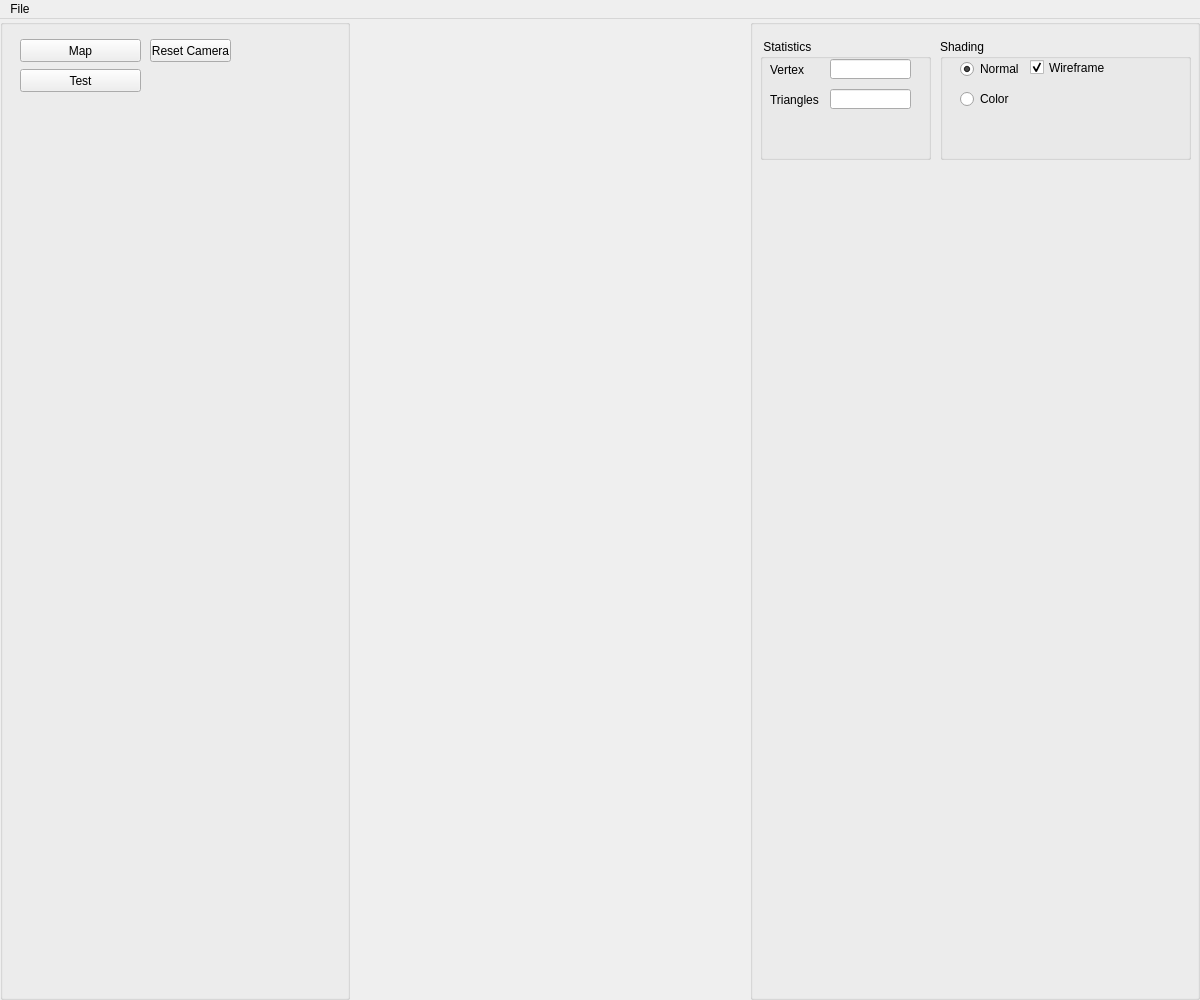
<?xml version="1.0" encoding="UTF-8"?>
<ui version="4.0">
 <class>Assets</class>
 <widget class="QMainWindow" name="Assets">
  <property name="geometry">
   <rect>
    <x>0</x>
    <y>0</y>
    <width>1200</width>
    <height>1000</height>
   </rect>
  </property>
  <property name="minimumSize">
   <size>
    <width>420</width>
    <height>300</height>
   </size>
  </property>
  <property name="windowTitle">
   <string>Implicit Terrain</string>
  </property>
  <widget class="QWidget" name="centralwidget">
   <layout class="QHBoxLayout">
    <property name="spacing">
     <number>0</number>
    </property>
    <property name="leftMargin">
     <number>0</number>
    </property>
    <property name="topMargin">
     <number>0</number>
    </property>
    <property name="rightMargin">
     <number>0</number>
    </property>
    <property name="bottomMargin">
     <number>0</number>
    </property>
    <item>
     <widget class="QGroupBox" name="Objects_groupBox">
      <property name="enabled">
       <bool>true</bool>
      </property>
      <property name="sizePolicy">
       <sizepolicy hsizetype="Fixed" vsizetype="Minimum">
        <horstretch>0</horstretch>
        <verstretch>0</verstretch>
       </sizepolicy>
      </property>
      <property name="minimumSize">
       <size>
        <width>350</width>
        <height>250</height>
       </size>
      </property>
      <property name="title">
       <string/>
      </property>
      <widget class="QPushButton" name="boxMesh">
       <property name="geometry">
        <rect>
         <x>20</x>
         <y>20</y>
         <width>121</width>
         <height>23</height>
        </rect>
       </property>
       <property name="toolTip">
        <string>&lt;!DOCTYPE HTML PUBLIC &quot;-//W3C//DTD HTML 4.0//EN&quot; &quot;http://www.w3.org/TR/REC-html40/strict.dtd&quot;&gt;
&lt;html&gt;&lt;head&gt;&lt;meta name=&quot;qrichtext&quot; content=&quot;1&quot; /&gt;&lt;style type=&quot;text/css&quot;&gt;
p, li { white-space: pre-wrap; }
&lt;/style&gt;&lt;/head&gt;&lt;body style=&quot; font-family:'MS Shell Dlg 2'; font-size:8pt; font-weight:400; font-style:normal;&quot;&gt;
&lt;p style=&quot; margin-top:0px; margin-bottom:0px; margin-left:0px; margin-right:0px; -qt-block-indent:0; text-indent:0px;&quot;&gt;&lt;span style=&quot; color:#5500ff;&quot;&gt;Callback #01&lt;/span&gt;&lt;/p&gt;
&lt;p style=&quot; margin-top:0px; margin-bottom:0px; margin-left:0px; margin-right:0px; -qt-block-indent:0; text-indent:0px;&quot;&gt;&lt;span style=&quot; font-style:italic; color:#aa00ff;&quot;&gt;Create Eurographics 1996 Bear&lt;/span&gt;&lt;/p&gt;&lt;/body&gt;&lt;/html&gt;</string>
       </property>
       <property name="text">
        <string>Map</string>
       </property>
       <property name="checkable">
        <bool>false</bool>
       </property>
      </widget>
      <widget class="QPushButton" name="resetcameraButton">
       <property name="geometry">
        <rect>
         <x>150</x>
         <y>20</y>
         <width>81</width>
         <height>23</height>
        </rect>
       </property>
       <property name="toolTip">
        <string>&lt;html&gt;&lt;head/&gt;&lt;body&gt;&lt;p&gt;&lt;span style=&quot; color:#5500ff;&quot;&gt;Callback #03&lt;/span&gt;&lt;/p&gt;&lt;p&gt;&lt;span style=&quot; font-style:italic; color:#aa00ff;&quot;&gt;Create Eurographics 1996 Bird&lt;/span&gt;&lt;/p&gt;&lt;/body&gt;&lt;/html&gt;</string>
       </property>
       <property name="text">
        <string>Reset Camera</string>
       </property>
       <property name="checkable">
        <bool>true</bool>
       </property>
       <property name="autoDefault">
        <bool>false</bool>
       </property>
       <property name="default">
        <bool>false</bool>
       </property>
       <property name="flat">
        <bool>false</bool>
       </property>
      </widget>
      <widget class="QPushButton" name="boxMesh_2">
       <property name="geometry">
        <rect>
         <x>20</x>
         <y>50</y>
         <width>121</width>
         <height>23</height>
        </rect>
       </property>
       <property name="toolTip">
        <string>&lt;!DOCTYPE HTML PUBLIC &quot;-//W3C//DTD HTML 4.0//EN&quot; &quot;http://www.w3.org/TR/REC-html40/strict.dtd&quot;&gt;
&lt;html&gt;&lt;head&gt;&lt;meta name=&quot;qrichtext&quot; content=&quot;1&quot; /&gt;&lt;style type=&quot;text/css&quot;&gt;
p, li { white-space: pre-wrap; }
&lt;/style&gt;&lt;/head&gt;&lt;body style=&quot; font-family:'MS Shell Dlg 2'; font-size:8pt; font-weight:400; font-style:normal;&quot;&gt;
&lt;p style=&quot; margin-top:0px; margin-bottom:0px; margin-left:0px; margin-right:0px; -qt-block-indent:0; text-indent:0px;&quot;&gt;&lt;span style=&quot; color:#5500ff;&quot;&gt;Callback #01&lt;/span&gt;&lt;/p&gt;
&lt;p style=&quot; margin-top:0px; margin-bottom:0px; margin-left:0px; margin-right:0px; -qt-block-indent:0; text-indent:0px;&quot;&gt;&lt;span style=&quot; font-style:italic; color:#aa00ff;&quot;&gt;Create Eurographics 1996 Bear&lt;/span&gt;&lt;/p&gt;&lt;/body&gt;&lt;/html&gt;</string>
       </property>
       <property name="text">
        <string>Test</string>
       </property>
       <property name="checkable">
        <bool>false</bool>
       </property>
      </widget>
     </widget>
    </item>
    <item>
     <widget class="QWidget" name="widget_GL" native="true"/>
    </item>
    <item>
     <widget class="QGroupBox" name="Parameters_groupBox">
      <property name="sizePolicy">
       <sizepolicy hsizetype="Maximum" vsizetype="Minimum">
        <horstretch>0</horstretch>
        <verstretch>0</verstretch>
       </sizepolicy>
      </property>
      <property name="minimumSize">
       <size>
        <width>450</width>
        <height>141</height>
       </size>
      </property>
      <property name="title">
       <string/>
      </property>
      <widget class="QGroupBox" name="groupBox_4">
       <property name="geometry">
        <rect>
         <x>10</x>
         <y>20</y>
         <width>171</width>
         <height>121</height>
        </rect>
       </property>
       <property name="title">
        <string> Statistics</string>
       </property>
       <widget class="QLabel" name="label_2">
        <property name="geometry">
         <rect>
          <x>10</x>
          <y>20</y>
          <width>61</width>
          <height>21</height>
         </rect>
        </property>
        <property name="text">
         <string>Vertex</string>
        </property>
       </widget>
       <widget class="QLineEdit" name="lineEdit_2">
        <property name="geometry">
         <rect>
          <x>70</x>
          <y>50</y>
          <width>81</width>
          <height>20</height>
         </rect>
        </property>
        <property name="alignment">
         <set>Qt::AlignRight|Qt::AlignTrailing|Qt::AlignVCenter</set>
        </property>
       </widget>
       <widget class="QLabel" name="label_3">
        <property name="geometry">
         <rect>
          <x>10</x>
          <y>50</y>
          <width>61</width>
          <height>21</height>
         </rect>
        </property>
        <property name="text">
         <string>Triangles</string>
        </property>
       </widget>
       <widget class="QLineEdit" name="lineEdit">
        <property name="geometry">
         <rect>
          <x>70</x>
          <y>20</y>
          <width>81</width>
          <height>20</height>
         </rect>
        </property>
        <property name="text">
         <string/>
        </property>
        <property name="alignment">
         <set>Qt::AlignRight|Qt::AlignTrailing|Qt::AlignVCenter</set>
        </property>
       </widget>
      </widget>
      <widget class="QGroupBox" name="groupBox_13">
       <property name="geometry">
        <rect>
         <x>190</x>
         <y>20</y>
         <width>251</width>
         <height>121</height>
        </rect>
       </property>
       <property name="title">
        <string>Shading</string>
       </property>
       <widget class="QRadioButton" name="radioShadingButton_1">
        <property name="geometry">
         <rect>
          <x>20</x>
          <y>20</y>
          <width>61</width>
          <height>20</height>
         </rect>
        </property>
        <property name="text">
         <string>Normal</string>
        </property>
        <property name="checked">
         <bool>true</bool>
        </property>
       </widget>
       <widget class="QCheckBox" name="wireframe">
        <property name="geometry">
         <rect>
          <x>90</x>
          <y>20</y>
          <width>81</width>
          <height>17</height>
         </rect>
        </property>
        <property name="text">
         <string>Wireframe</string>
        </property>
        <property name="checked">
         <bool>true</bool>
        </property>
       </widget>
       <widget class="QRadioButton" name="radioShadingButton_2">
        <property name="geometry">
         <rect>
          <x>20</x>
          <y>50</y>
          <width>61</width>
          <height>20</height>
         </rect>
        </property>
        <property name="text">
         <string>Color</string>
        </property>
        <property name="checked">
         <bool>false</bool>
        </property>
       </widget>
      </widget>
     </widget>
    </item>
   </layout>
  </widget>
  <widget class="QMenuBar" name="menubar">
   <property name="geometry">
    <rect>
     <x>0</x>
     <y>0</y>
     <width>1200</width>
     <height>21</height>
    </rect>
   </property>
   <widget class="QMenu" name="menuFile">
    <property name="title">
     <string>File</string>
    </property>
   </widget>
   <addaction name="menuFile"/>
  </widget>
  <action name="actionExit">
   <property name="text">
    <string>Exit</string>
   </property>
   <property name="shortcut">
    <string>Esc</string>
   </property>
  </action>
  <action name="actionNew_Scene">
   <property name="text">
    <string>New Scene</string>
   </property>
  </action>
  <action name="actionExport_obj">
   <property name="text">
    <string>OBJ File (.obj)</string>
   </property>
  </action>
  <action name="actionExport_ma">
   <property name="text">
    <string>Maya File (.ma)</string>
   </property>
  </action>
  <action name="actionLoad_ma">
   <property name="text">
    <string>Load</string>
   </property>
  </action>
  <action name="actionGL">
   <property name="text">
    <string>GL</string>
   </property>
  </action>
  <action name="actionVectorized">
   <property name="text">
    <string>Vectorized</string>
   </property>
  </action>
  <action name="actionExport_svg">
   <property name="text">
    <string>SVG File (.svg)</string>
   </property>
  </action>
  <action name="actionSphere_Tracing_png">
   <property name="text">
    <string>Sphere Tracing (.png)</string>
   </property>
  </action>
 </widget>
 <resources/>
 <connections/>
</ui>
